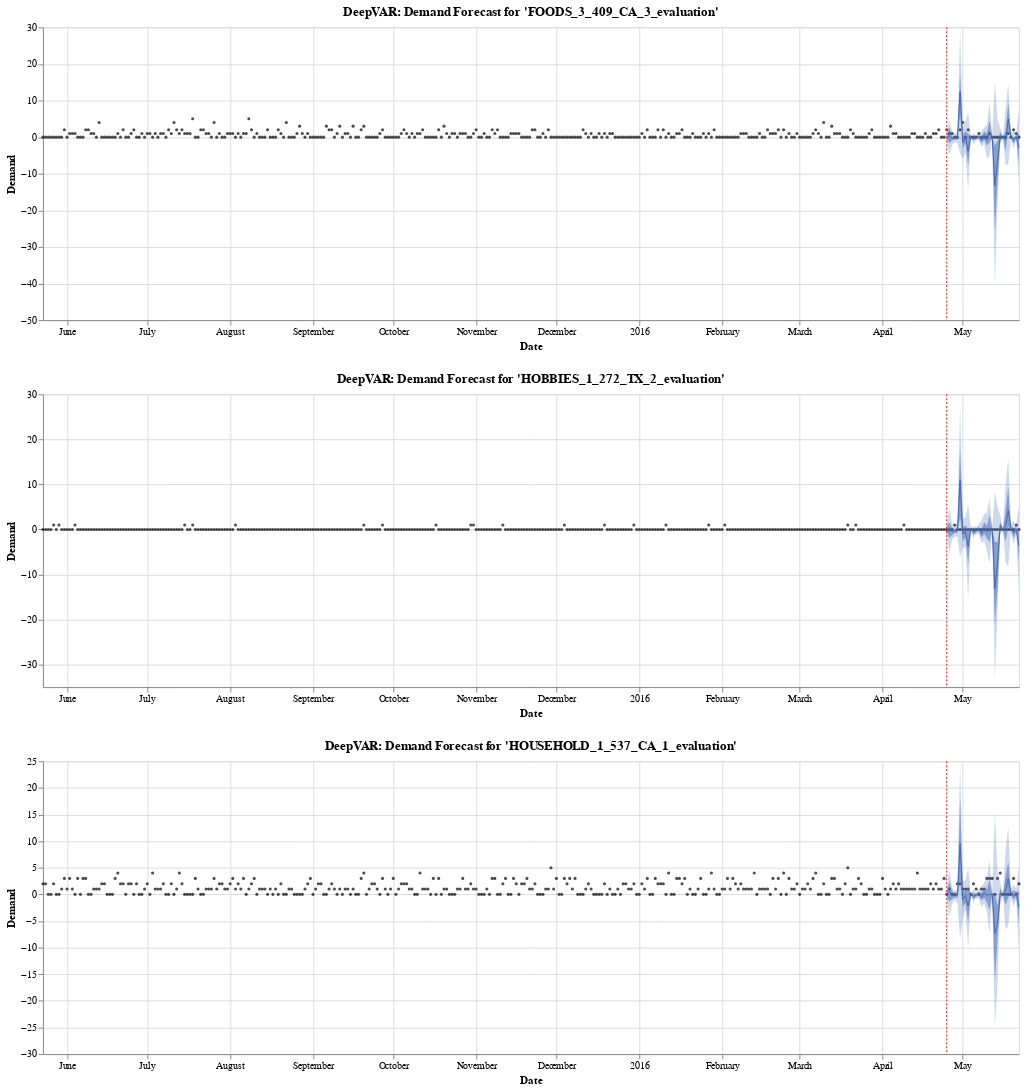

The cell this chart's notebook holds for it:
### Code cell
plot_indices = [2, 4, 8]
plots = []

for plot_index in plot_indices:
    plot_id = sampled_ids[plot_index]

    y = target[[plot_id]].reset_index()
    y.columns = ["time", "y"]
    y["time"] = pd.to_datetime(y["time"])

    forecast = pd.DataFrame(
        [forecasts[0].mean[plot_index][-test_steps:]]
        + [forecasts[0].quantile(p)[plot_index][-test_steps:] for p in [0.05, 0.25, 0.75, 0.95]],
        columns=forecasts[0].index,
    ).T.reset_index()
    forecast.columns = [
        "time",
        "fcst",
        "fcst_lower_05",
        "fcst_lower_25",
        "fcst_upper_75",
        "fcst_upper_95",
    ]

    source = y.merge(forecast, how="left")
    p = plot_forecast(
        source, test_steps, plot_id=plot_id, model_name="DeepVAR", start_date="2015-05-23"
    )
    
    plots.append(p)
    
alt.VConcatChart(vconcat=plots)

### Figure 1 — Vega-Lite specification as saved in the notebook (floating-point values rounded to 4 significant figures; data arrays with more than 128 entries replaced by an {"elided": "..."} marker saying what was removed)
{"config": {"view": {"continuousWidth": 400, "continuousHeight": 300}}, "vconcat": [{"layer": [{"mark": {"type": "circle", "color": "#000000", "size": 10.0}, "encoding": {"tooltip": [{"type": "temporal", "field": "time"}, {"type": "quantitative", "field": "y"}], "x": {"type": "temporal", "axis": {"title": "Date"}, "field": "time"}, "y": {"type": "quantitative", "axis": {"title": "Demand"}, "field": "y"}}}, {"mark": {"type": "line", "color": "#4267B2", "size": 1.0}, "encoding": {"x": {"type": "temporal", "field": "time"}, "y": {"type": "quantitative", "field": "fcst"}}}, {"mark": {"type": "area", "color": "#4267B2", "opacity": 0.25}, "encoding": {"x": {"type": "temporal", "field": "time"}, "y": {"type": "quantitative", "field": "fcst_lower_05"}, "y2": {"field": "fcst_upper_95"}}}, {"mark": {"type": "area", "color": "#4267B2", "opacity": 0.5}, "encoding": {"x": {"type": "temporal", "field": "time"}, "y": {"type": "quantitative", "field": "fcst_lower_25"}, "y2": {"field": "fcst_upper_75"}}}, {"data": {"name": "data-302bc33366dfe1498bc0394fc8325ea5"}, "mark": {"type": "rule", "color": "#FF0000", "size": 1.0, "strokeDash": [2, 2]}, "encoding": {"x": {"type": "temporal", "field": "time"}}}], "data": {"name": "data-7868a26a9895d91a5073f7102b984b82"}, "height": 300, "title": "DeepVAR: Demand Forecast for 'FOODS_3_409_CA_3_evaluation'", "width": 1000}, {"layer": [{"mark": {"type": "circle", "color": "#000000", "size": 10.0}, "encoding": {"tooltip": [{"type": "temporal", "field": "time"}, {"type": "quantitative", "field": "y"}], "x": {"type": "temporal", "axis": {"title": "Date"}, "field": "time"}, "y": {"type": "quantitative", "axis": {"title": "Demand"}, "field": "y"}}}, {"mark": {"type": "line", "color": "#4267B2", "size": 1.0}, "encoding": {"x": {"type": "temporal", "field": "time"}, "y": {"type": "quantitative", "field": "fcst"}}}, {"mark": {"type": "area", "color": "#4267B2", "opacity": 0.25}, "encoding": {"x": {"type": "temporal", "field": "time"}, "y": {"type": "quantitative", "field": "fcst_lower_05"}, "y2": {"field": "fcst_upper_95"}}}, {"mark": {"type": "area", "color": "#4267B2", "opacity": 0.5}, "encoding": {"x": {"type": "temporal", "field": "time"}, "y": {"type": "quantitative", "field": "fcst_lower_25"}, "y2": {"field": "fcst_upper_75"}}}, {"data": {"name": "data-302bc33366dfe1498bc0394fc8325ea5"}, "mark": {"type": "rule", "color": "#FF0000", "size": 1.0, "strokeDash": [2, 2]}, "encoding": {"x": {"type": "temporal", "field": "time"}}}], "data": {"name": "data-bea1647db82d931e95291a954f5728db"}, "height": 300, "title": "DeepVAR: Demand Forecast for 'HOBBIES_1_272_TX_2_evaluation'", "width": 1000}, {"layer": [{"mark": {"type": "circle", "color": "#000000", "size": 10.0}, "encoding": {"tooltip": [{"type": "temporal", "field": "time"}, {"type": "quantitative", "field": "y"}], "x": {"type": "temporal", "axis": {"title": "Date"}, "field": "time"}, "y": {"type": "quantitative", "axis": {"title": "Demand"}, "field": "y"}}}, {"mark": {"type": "line", "color": "#4267B2", "size": 1.0}, "encoding": {"x": {"type": "temporal", "field": "time"}, "y": {"type": "quantitative", "field": "fcst"}}}, {"mark": {"type": "area", "color": "#4267B2", "opacity": 0.25}, "encoding": {"x": {"type": "temporal", "field": "time"}, "y": {"type": "quantitative", "field": "fcst_lower_05"}, "y2": {"field": "fcst_upper_95"}}}, {"mark": {"type": "area", "color": "#4267B2", "opacity": 0.5}, "encoding": {"x": {"type": "temporal", "field": "time"}, "y": {"type": "quantitative", "field": "fcst_lower_25"}, "y2": {"field": "fcst_upper_75"}}}, {"data": {"name": "data-302bc33366dfe1498bc0394fc8325ea5"}, "mark": {"type": "rule", "color": "#FF0000", "size": 1.0, "strokeDash": [2, 2]}, "encoding": {"x": {"type": "temporal", "field": "time"}}}], "data": {"name": "data-d7f662c5012e0c0b27b127e40bc8840b"}, "height": 300, "title": "DeepVAR: Demand Forecast for 'HOUSEHOLD_1_537_CA_1_evaluation'", "width": 1000}], "$schema": "https://vega.github.io/schema/vega-lite/v4.8.1.json", "datasets": {"data-7868a26a9895d91a5073f7102b984b82": {"elided": "366 records"}, "data-302bc33366dfe1498bc0394fc8325ea5": [{"time": "2016-04-25T00:00:00"}], "data-bea1647db82d931e95291a954f5728db": {"elided": "366 records"}, "data-d7f662c5012e0c0b27b127e40bc8840b": {"elided": "366 records"}}}
